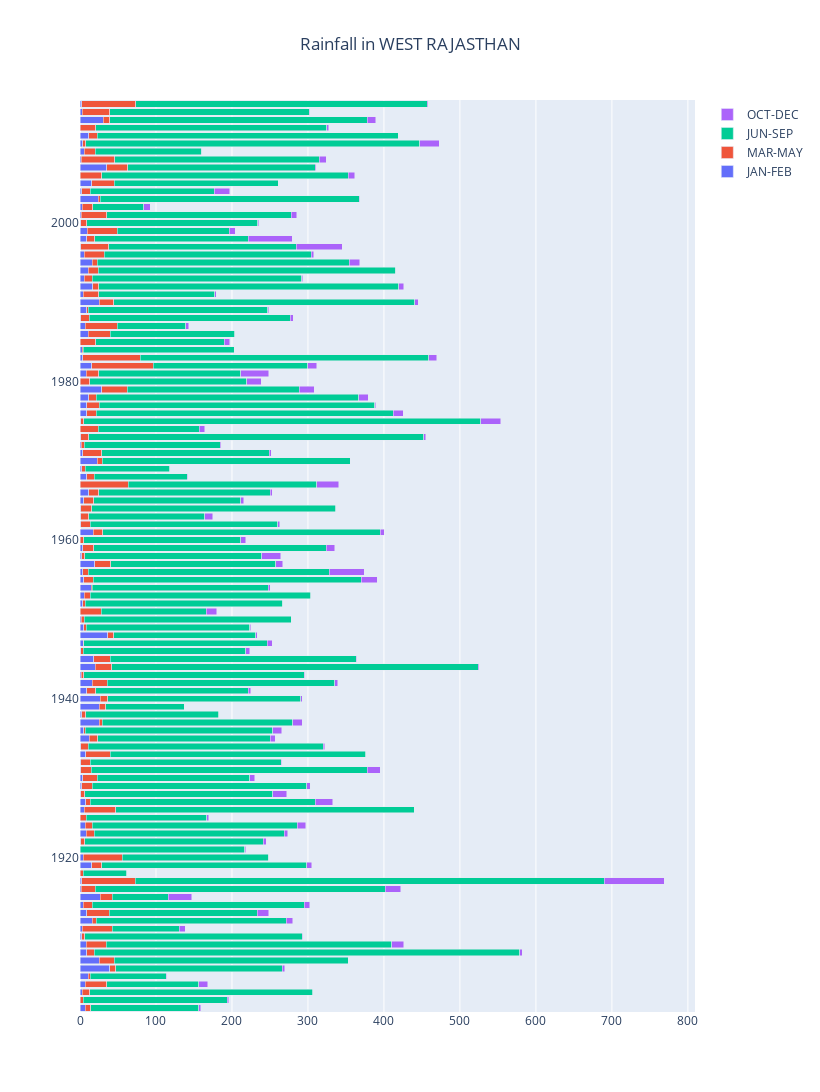

The notebook cell this image was saved under:
### Code cell
find_monsoon('WEST RAJASTHAN')
